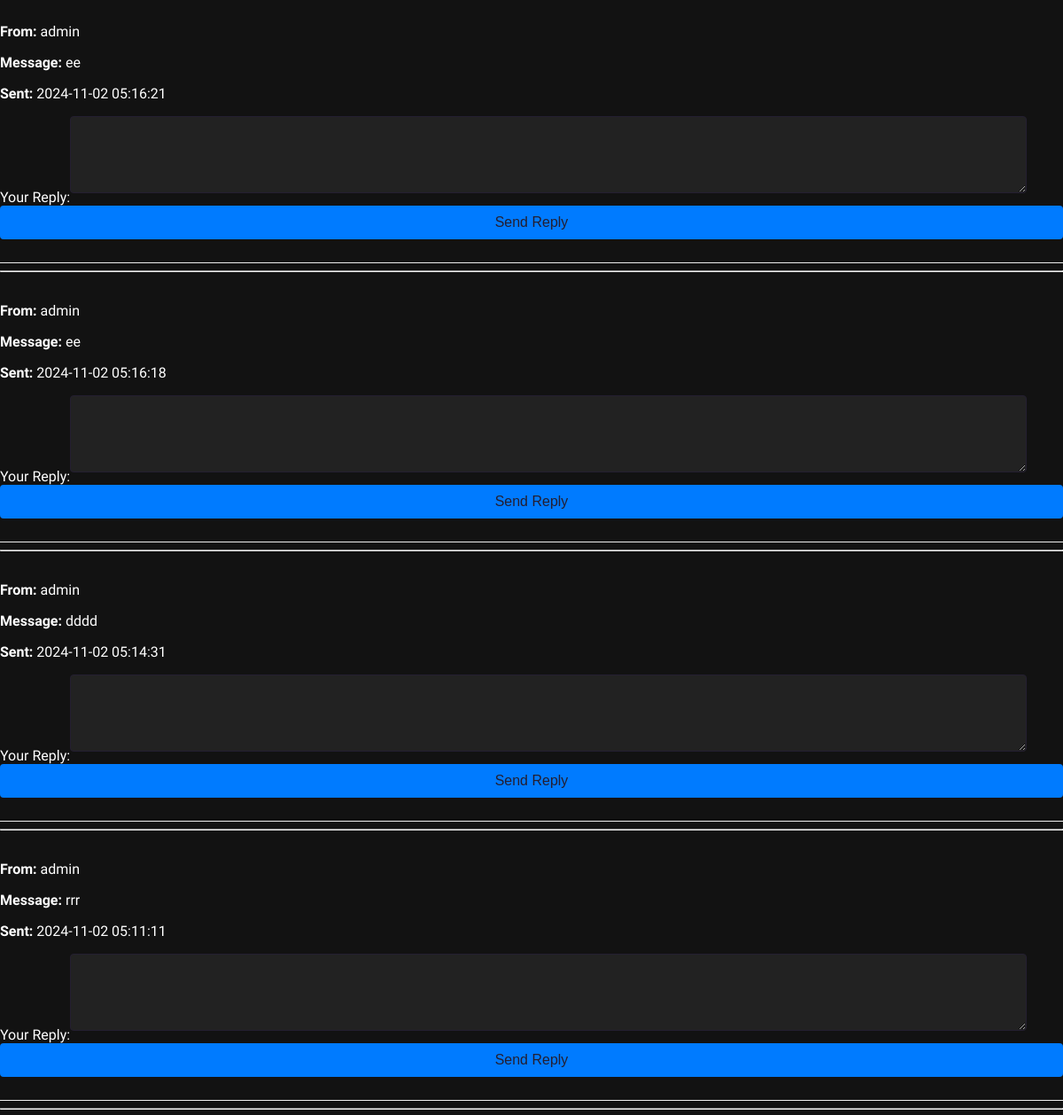
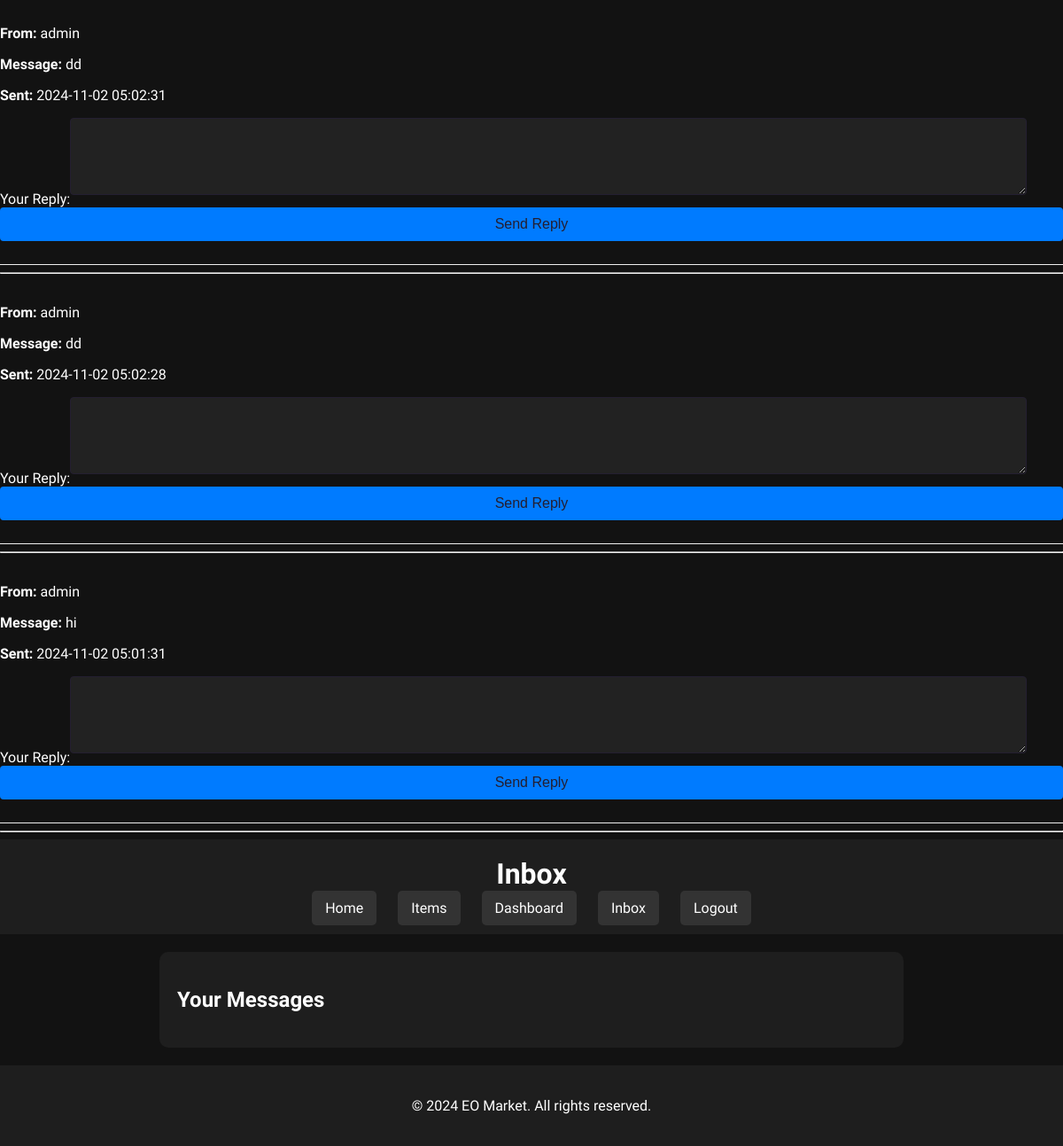
Screenshot of /inbox.php (signed in) with the database file from the repository (2 pictures, top to bottom).
### tables this page shows
CREATE TABLE messages (
    id INTEGER PRIMARY KEY AUTOINCREMENT,
    item_id INTEGER NOT NULL,
    sender_id INTEGER NOT NULL,
    receiver_id INTEGER NOT NULL,
    message TEXT NOT NULL,
    created_at TIMESTAMP DEFAULT CURRENT_TIMESTAMP,
    FOREIGN KEY (item_id) REFERENCES items (id) ON DELETE CASCADE,
    FOREIGN KEY (sender_id) REFERENCES users (id) ON DELETE CASCADE,
    FOREIGN KEY (receiver_id) REFERENCES users (id) ON DELETE CASCADE
);

CREATE TABLE users (
    id INTEGER PRIMARY KEY AUTOINCREMENT,
    username TEXT UNIQUE NOT NULL,
    password TEXT NOT NULL,
    discord TEXT,
    ingame_name TEXT
);

### inbox.php (the view, shortened to what this page needs)
<?php
$db = getDBConnection();
$user_id = $_SESSION['user_id'];
$messages_stmt = $db->prepare("SELECT messages.*, users.username AS sender_username FROM messages JOIN users ON messages.sender_id = users.id WHERE messages.receiver_id = :receiver_id ORDER BY created_at DESC");
$messages_stmt->bindValue(':receiver_id', $user_id, SQLITE3_INTEGER);
$messages_result = $messages_stmt->execute();
if ($messages_result->numColumns() == 0) {
    echo "No messages found.";
} else {
    while ($message = $messages_result->fetchArray(SQLITE3_ASSOC)) {
        echo "<div class='message'>";
        echo "<p><strong>From:</strong> " . htmlspecialchars($message['sender_username']) . "</p>";
        echo "<p><strong>Message:</strong> " . htmlspecialchars($message['message']) . "</p>";
        echo "<p><strong>Sent:</strong> " . htmlspecialchars($message['created_at']) . "</p>";
        echo "<form action='reply_message.php' method='POST'>";
        echo "<label for='reply'>Your Reply:</label>";
        echo "<textarea id='reply' name='reply' rows='3' required></textarea><br>";
        echo "<input type='submit' value='Send Reply'>";
        echo "</form>";
        echo "</div><hr>";
    }
}
?>
<!DOCTYPE html>
<html lang="en">
<head>
    <link rel="stylesheet" href="styles.css">
</head>
<body>
    <header>
        <h1>Inbox</h1>
        <nav>
            <a href="index.php">Home</a>
            <a href="items.php">Items</a>
            <a href="dashboard.php">Dashboard</a>
            <a href="inbox.php">Inbox</a>
            <a href="logout.php">Logout</a>
        </nav>
    </header>
    <main>
        <h2>Your Messages</h2>
    </main>
    <footer>
        <p>&copy; 2024 EO Market. All rights reserved.</p>
    </footer>
</body>
</html>

### styles.css (style rules this page uses)
body { font-family: 'Player 2', sans-serif; background-color: #121212; color: #ffffff; margin: 0; padding: 0; }
header { background-color: #1e1e1e; padding: 20px; text-align: center; }
h1 { margin: 0; }
nav { margin-top: 10px; }
nav a { color: #ffffff; margin: 0 10px; text-decoration: none; padding: 10px 15px; background-color: #333333; border-radius: 5px; transition: background-color 0.3s ease; }
main { max-width: 800px; margin: 20px auto; padding: 20px; background-color: #1e1e1e; border-radius: 10px; }
label { margin-bottom: 5px; }
input, textarea { padding: 10px; border-radius: 5px; border: 1px solid #555555; background-color: #222222; color: #ffffff; }
footer { text-align: center; padding: 20px; background-color: #1e1e1e; }
.message { border-bottom: 1px solid #eee; padding: 10px 0; }
textarea { width: 90%; padding: 20px; margin-bottom: 10px; border-radius: 4px; border: 1px solid #241f31; }
input[type="submit"] { display: block; width: 100%; padding: 10px; background-color: #007BFF; color: #241f31; border: none; border-radius: 4px; cursor: pointer; font-size: 16px; }

### rows the page displays
messages: receiver.username "admin", message "ee", created_at "2024-11-02 05:16:21"
messages: receiver.username "admin", message "ee", created_at "2024-11-02 05:16:18"
messages: receiver.username "admin", message "dddd", created_at "2024-11-02 05:14:31"
messages: receiver.username "admin", message "rrr", created_at "2024-11-02 05:11:11"
messages: receiver.username "admin", message "dd", created_at "2024-11-02 05:02:31"
messages: receiver.username "admin", message "dd", created_at "2024-11-02 05:02:28"
messages: receiver.username "admin", message "hi", created_at "2024-11-02 05:01:31"
